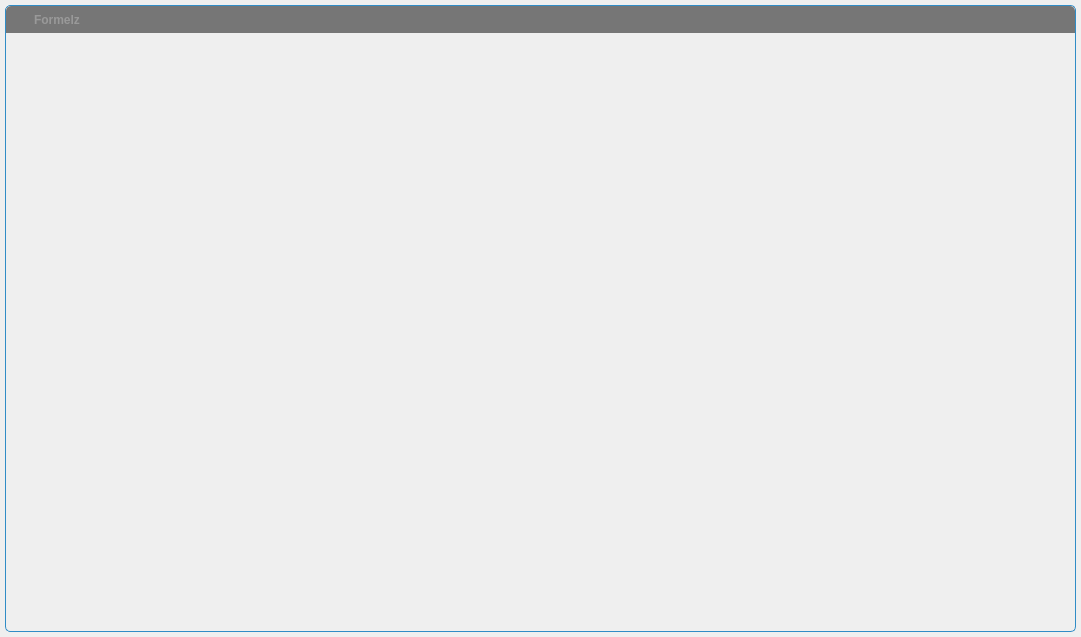
<?xml version="1.0" encoding="UTF-8"?>
<ui version="4.0">
 <class>FramelessWindow</class>
 <widget class="QWidget" name="FramelessWindow">
  <property name="geometry">
   <rect>
    <x>0</x>
    <y>0</y>
    <width>1081</width>
    <height>637</height>
   </rect>
  </property>
  <property name="windowTitle">
   <string/>
  </property>
  <property name="autoFillBackground">
   <bool>false</bool>
  </property>
  <layout class="QVBoxLayout" name="verticalLayout_2">
   <property name="spacing">
    <number>0</number>
   </property>
   <property name="leftMargin">
    <number>5</number>
   </property>
   <property name="topMargin">
    <number>5</number>
   </property>
   <property name="rightMargin">
    <number>5</number>
   </property>
   <property name="bottomMargin">
    <number>5</number>
   </property>
   <item>
    <widget class="QWidget" name="windowFrame" native="true">
     <property name="autoFillBackground">
      <bool>false</bool>
     </property>
     <property name="styleSheet">
      <string notr="true">#windowFrame{border:1px solid palette(highlight); border-radius:5px 5px 5px 5px; background-color:palette(Window);}</string>
     </property>
     <layout class="QVBoxLayout" name="verticalLayout">
      <property name="spacing">
       <number>0</number>
      </property>
      <property name="leftMargin">
       <number>1</number>
      </property>
      <property name="topMargin">
       <number>1</number>
      </property>
      <property name="rightMargin">
       <number>1</number>
      </property>
      <property name="bottomMargin">
       <number>1</number>
      </property>
      <item>
       <widget class="WindowDragger" name="windowTitlebar" native="true">
        <property name="sizePolicy">
         <sizepolicy hsizetype="Preferred" vsizetype="Fixed">
          <horstretch>0</horstretch>
          <verstretch>0</verstretch>
         </sizepolicy>
        </property>
        <property name="minimumSize">
         <size>
          <width>0</width>
          <height>0</height>
         </size>
        </property>
        <property name="autoFillBackground">
         <bool>false</bool>
        </property>
        <property name="styleSheet">
         <string notr="true">#windowTitlebar{border: 0px none palette(base); border-top-left-radius:5px; border-top-right-radius:5px; background-color:palette(shadow); height:20px;}</string>
        </property>
        <layout class="QHBoxLayout" name="horizontalLayout" stretch="0,0,1,0,0,0,0">
         <property name="spacing">
          <number>0</number>
         </property>
         <property name="leftMargin">
          <number>0</number>
         </property>
         <property name="topMargin">
          <number>0</number>
         </property>
         <property name="rightMargin">
          <number>0</number>
         </property>
         <property name="bottomMargin">
          <number>0</number>
         </property>
         <item>
          <widget class="QLabel" name="spacer">
           <property name="minimumSize">
            <size>
             <width>4</width>
             <height>0</height>
            </size>
           </property>
           <property name="maximumSize">
            <size>
             <width>4</width>
             <height>16777215</height>
            </size>
           </property>
          </widget>
         </item>
         <item>
          <widget class="QLabel" name="icon">
           <property name="minimumSize">
            <size>
             <width>16</width>
             <height>16</height>
            </size>
           </property>
           <property name="maximumSize">
            <size>
             <width>16</width>
             <height>16</height>
            </size>
           </property>
           <property name="contextMenuPolicy">
            <enum>Qt::NoContextMenu</enum>
           </property>
           <property name="styleSheet">
            <string notr="true">#icon {background-color:palette(shadow);}</string>
           </property>
          </widget>
         </item>
         <item>
          <widget class="QLabel" name="titleText">
           <property name="font">
            <font>
             <weight>75</weight>
             <bold>true</bold>
            </font>
           </property>
           <property name="styleSheet">
            <string notr="true">  padding-left:5px;
  color:rgb(153,153,153);</string>
           </property>
           <property name="text">
            <string>Formelz</string>
           </property>
           <property name="alignment">
            <set>Qt::AlignLeading|Qt::AlignLeft|Qt::AlignVCenter</set>
           </property>
          </widget>
         </item>
         <item>
          <widget class="QToolButton" name="minimizeButton">
           <property name="font">
            <font>
             <weight>75</weight>
             <bold>true</bold>
            </font>
           </property>
           <property name="styleSheet">
            <string notr="true">#minimizeButton{
  background-color:none;
  border:none;
  width:16px;
  height:16px;
  padding:4px;
  image:url(:/images/icon_window_minimize.png);
}
#minimizeButton:hover{
  background-color:palette(alternate-base);
}
#minimizeButton:pressed{
  background-color:palette(highlight);
}</string>
           </property>
           <property name="text">
            <string/>
           </property>
          </widget>
         </item>
         <item>
          <widget class="QToolButton" name="restoreButton">
           <property name="styleSheet">
            <string notr="true">#restoreButton{
  background-color:none;
  border:none;
  width:16px;
  height:16px;
  padding:4px;
  image:url(:/images/icon_window_restore.png);
}
#restoreButton:hover{
  background-color:palette(alternate-base);
}
#restoreButton:pressed{
  background-color:palette(highlight);
}</string>
           </property>
           <property name="text">
            <string/>
           </property>
          </widget>
         </item>
         <item>
          <widget class="QToolButton" name="maximizeButton">
           <property name="styleSheet">
            <string notr="true">#maximizeButton{
  background-color:none;
  border:none;
  width:16px;
  height:16px;
  padding:4px;
  image:url(:/images/icon_window_maximize.png);
}
#maximizeButton:hover{
  background-color:palette(alternate-base);
}
##maximizeButton:pressed{
  background-color:palette(highlight);
}</string>
           </property>
           <property name="text">
            <string/>
           </property>
          </widget>
         </item>
         <item>
          <widget class="QToolButton" name="closeButton">
           <property name="font">
            <font>
             <weight>75</weight>
             <bold>true</bold>
            </font>
           </property>
           <property name="styleSheet">
            <string notr="true">#closeButton{
  background-color:none;
  border:none;
  width:16px;
  height:16px;
  padding:4px;
  image:url(:/images/icon_window_close.png);
  border-top-right-radius: 5px;
}
#closeButton:hover{
  background-color:palette(alternate-base);
}
##closeButton:pressed{
  background-color:palette(highlight);
}</string>
           </property>
          </widget>
         </item>
        </layout>
       </widget>
      </item>
      <item>
       <widget class="QWidget" name="windowContent" native="true">
        <property name="autoFillBackground">
         <bool>false</bool>
        </property>
        <property name="styleSheet">
         <string notr="true">#windowContent{
  border: 0px none palette(base);
  border-radius:0px 0px 5px 5px;
}</string>
        </property>
        <layout class="QVBoxLayout" name="verticalLayout_3">
         <property name="spacing">
          <number>0</number>
         </property>
         <property name="leftMargin">
          <number>0</number>
         </property>
         <property name="topMargin">
          <number>0</number>
         </property>
         <property name="rightMargin">
          <number>0</number>
         </property>
         <property name="bottomMargin">
          <number>0</number>
         </property>
        </layout>
       </widget>
      </item>
     </layout>
    </widget>
   </item>
  </layout>
 </widget>
 <layoutdefault spacing="6" margin="11"/>
 <customwidgets>
  <customwidget>
   <class>WindowDragger</class>
   <extends>QWidget</extends>
   <header>windowdragger.h</header>
   <container>1</container>
  </customwidget>
 </customwidgets>
 <resources/>
 <connections/>
</ui>
